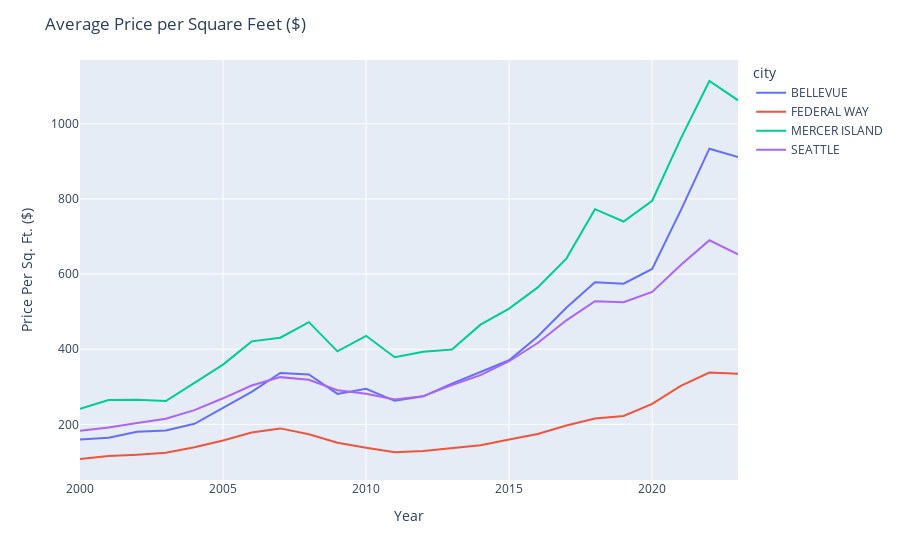

Notebook code for this chart:
### Markdown cell above
- Within these major cities (Seattle, Bellevue, and King County as a whole), average home prices have risen steadily every year, with clear spikes in home values from 2020 to 2021
- Home values for each city seem to fluctuate at the same rate (strongly correlated patterns).
- Periods of decline between 2007 and 2009 (due to Great Recession because of risky loans)

### Code cell
# Plot average home prices per sq. ft by region
sqft = pd.read_csv('sql-price-per-sqft.csv')
df = sqft.loc[(sqft['city'] == 'SEATTLE') | (sqft['city'] == 'BELLEVUE') | (sqft['city'] == 'MERCER ISLAND') | (sqft['city'] == 'FEDERAL WAY')]

fig = px.line(df, x='year', y='price_per_sqft', color='city')
fig.update_layout(
    title = 'Average Price per Square Feet ($)',
    xaxis_title = 'Year',
    yaxis_title = 'Price Per Sq. Ft. ($)'
)
fig.show()

### Figure 1 — Plotly figure (JSON) as saved in the notebook; plotly's stock layout.template omitted (floating-point values rounded to 4 significant figures)
{"data": [{"hovertemplate": "city=BELLEVUE<br>year=%{x}<br>price_per_sqft=%{y}<extra></extra>", "legendgroup": "BELLEVUE", "line": {"color": "#636efa", "dash": "solid"}, "marker": {"symbol": "circle"}, "mode": "lines", "name": "BELLEVUE", "orientation": "v", "showlegend": true, "type": "scatter", "x": [2000, 2001, 2002, 2003, 2004, 2005, 2006, 2007, 2008, 2009, 2010, 2011, 2012, 2013, 2014, 2015, 2016, 2017, 2018, 2019, 2020, 2021, 2022, 2023], "xaxis": "x", "y": [159.9, 164.5, 180.3, 183.9, 201.5, 244.4, 286.3, 336.5, 332.9, 280.9, 294.8, 262.6, 274.5, 308.4, 339.1, 370.5, 433.8, 510.4, 578.2, 574.3, 613.4, 769.3, 933.6, 911.5], "yaxis": "y"}, {"hovertemplate": "city=FEDERAL WAY<br>year=%{x}<br>price_per_sqft=%{y}<extra></extra>", "legendgroup": "FEDERAL WAY", "line": {"color": "#EF553B", "dash": "solid"}, "marker": {"symbol": "circle"}, "mode": "lines", "name": "FEDERAL WAY", "orientation": "v", "showlegend": true, "type": "scatter", "x": [2000, 2001, 2002, 2003, 2004, 2005, 2006, 2007, 2008, 2009, 2010, 2011, 2012, 2013, 2014, 2015, 2016, 2017, 2018, 2019, 2020, 2021, 2022, 2023], "xaxis": "x", "y": [107.7, 115.5, 119.3, 124.6, 138.8, 157.0, 178.1, 189.2, 173.5, 151.1, 137.5, 125.4, 128.9, 137.0, 144.1, 159.5, 174.3, 196.9, 215.4, 222.3, 254.5, 302.6, 338.0, 334.5], "yaxis": "y"}, {"hovertemplate": "city=MERCER ISLAND<br>year=%{x}<br>price_per_sqft=%{y}<extra></extra>", "legendgroup": "MERCER ISLAND", "line": {"color": "#00cc96", "dash": "solid"}, "marker": {"symbol": "circle"}, "mode": "lines", "name": "MERCER ISLAND", "orientation": "v", "showlegend": true, "type": "scatter", "x": [2000, 2001, 2002, 2003, 2004, 2005, 2006, 2007, 2008, 2009, 2010, 2011, 2012, 2013, 2014, 2015, 2016, 2017, 2018, 2019, 2020, 2021, 2022, 2023], "xaxis": "x", "y": [241.3, 264.6, 265.4, 261.8, 310.5, 359.0, 420.9, 430.6, 472.0, 394.2, 435.6, 378.7, 393.4, 399.3, 465.2, 507.9, 564.4, 641.1, 772.6, 739.8, 795.1, 960.5, 1114.0, 1062.0], "yaxis": "y"}, {"hovertemplate": "city=SEATTLE<br>year=%{x}<br>price_per_sqft=%{y}<extra></extra>", "legendgroup": "SEATTLE", "line": {"color": "#ab63fa", "dash": "solid"}, "marker": {"symbol": "circle"}, "mode": "lines", "name": "SEATTLE", "orientation": "v", "showlegend": true, "type": "scatter", "x": [2000, 2001, 2002, 2003, 2004, 2005, 2006, 2007, 2008, 2009, 2010, 2011, 2012, 2013, 2014, 2015, 2016, 2017, 2018, 2019, 2020, 2021, 2022, 2023], "xaxis": "x", "y": [182.8, 191.7, 203.6, 214.8, 237.9, 269.3, 303.5, 325.6, 318.7, 290.9, 281.4, 266.2, 275.1, 304.6, 330.9, 367.9, 416.5, 476.8, 527.5, 524.8, 552.4, 623.9, 689.9, 652.6], "yaxis": "y"}], "layout": {"legend": {"title": {"text": "city"}, "tracegroupgap": 0}, "margin": {"t": 60}, "title": {"text": "Average Price per Square Feet ($)"}, "xaxis": {"anchor": "y", "domain": [0, 1], "title": {"text": "Year"}}, "yaxis": {"anchor": "x", "domain": [0, 1], "title": {"text": "Price Per Sq. Ft. ($)"}}}}
